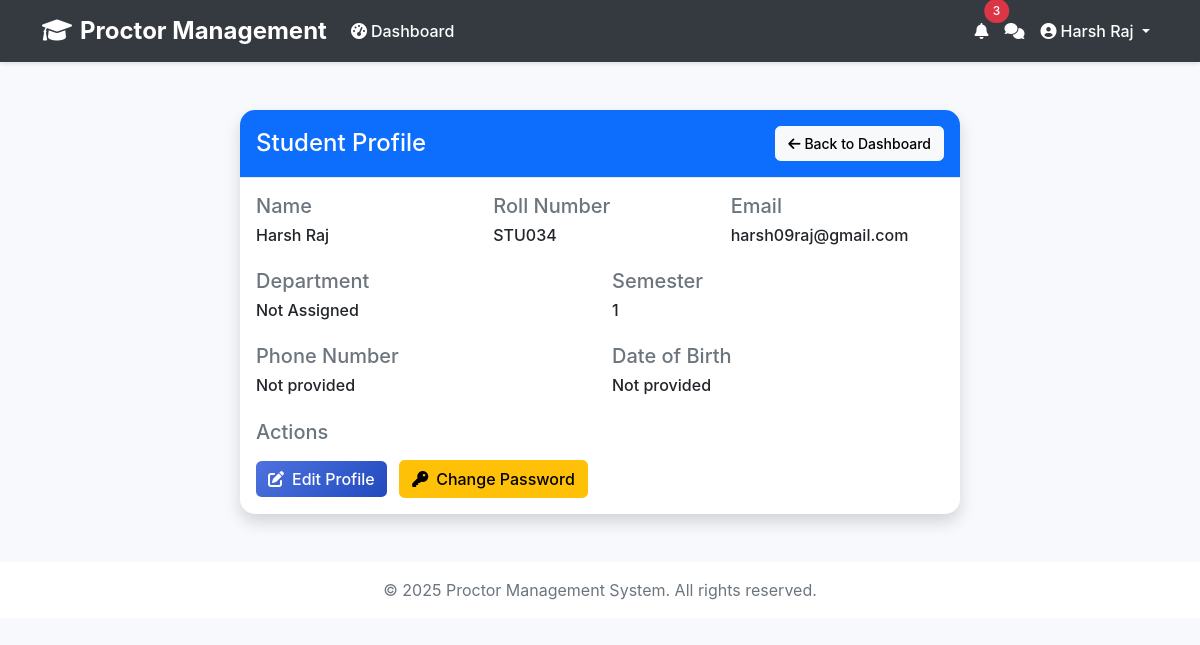
Screenshot of /student/profile/ (signed in) with the database file from the repository.
### accounts/models.py (models this page shows, shortened)
class User(AbstractUser):
    ROLE_CHOICES = (
        ('student', 'Student'),
        ('teacher', 'Teacher'),
        ('admin', 'Admin'),
    )
    role = models.CharField(max_length=10, choices=ROLE_CHOICES, default='student')
    phone_number = models.CharField(max_length=15, blank=True, null=True)
    address = models.TextField(blank=True, null=True)
    is_email_verified = models.BooleanField(default=False)
    password_reset_token = models.CharField(max_length=32, null=True, blank=True)
    password_reset_expires = models.DateTimeField(null=True, blank=True)

### student/models.py (models this page shows, shortened)
class Student(models.Model):
    user = models.OneToOneField(settings.AUTH_USER_MODEL, on_delete=models.CASCADE)
    roll_number = models.CharField(max_length=20, unique=True)
    department = models.CharField(max_length=100)
    semester = models.IntegerField()
    assigned_proctor = models.ForeignKey('proctor.Proctor', on_delete=models.SET_NULL, null=True, related_name='assigned_students')
    created_at = models.DateTimeField(auto_now_add=True, null=True, blank=True)
    updated_at = models.DateTimeField(auto_now=True)
    date_of_birth = models.DateField(null=True, blank=True)

### student/views.py (the view)
# urls.py: path('profile/', views.student_profile, name='student_profile'),
@login_required
def student_profile(request):
    if request.user.role != 'student':
        return redirect('dashboard')
    student = request.user.student
    context = {
        'student': student,
    }
    return render(request, 'student/profile.html', context)

### accounts/context_processors.py (called while the page is built)
def unread_notifications_count(request):
    if request.user.is_authenticated:
        count = Notification.objects.filter(user=request.user, is_read=False).count()
    else:
        count = 0
    return {'unread_notifications_count': count}

### student/templates/student/profile.html (shortened to what this page needs)
{% extends 'accounts/base.html' %}
{% block content %}
<div class="container py-4">
    <div class="row">
        <div class="col-md-8 mx-auto">
            <div class="card shadow">
                <div class="card-header bg-primary text-white d-flex justify-content-between align-items-center">
                    <h4 class="mb-0">Student Profile</h4>
                    <a href="{% url 'student_dashboard' %}" class="btn btn-light btn-sm">
                        <i class="fas fa-arrow-left me-1"></i>Back to Dashboard
                    </a>
                </div>
                <div class="card-body">
                    <div class="row mb-4">
                        <div class="col-md-4">
                            <h5 class="text-muted">Name</h5>
                            <p class="h6">{{ student.user.get_full_name }}</p>
                        </div>
                        <div class="col-md-4">
                            <h5 class="text-muted">Roll Number</h5>
                            <p class="h6">{{ student.roll_number }}</p>
                        </div>
                        <div class="col-md-4">
                            <h5 class="text-muted">Email</h5>
                            <p class="h6">{{ student.user.email }}</p>
                        </div>
                    </div>
                    <div class="row mb-4">
                        <div class="col-md-6">
                            <h5 class="text-muted">Department</h5>
                            <p class="h6">{{ student.department }}</p>
                        </div>
                        <div class="col-md-6">
                            <h5 class="text-muted">Semester</h5>
                            <p class="h6">{{ student.semester }}</p>
                        </div>
                    </div>
                    <div class="row mb-4">
                        <div class="col-md-6">
                            <h5 class="text-muted">Phone Number</h5>
                            <p class="h6">{{ student.user.phone_number|default:"Not provided" }}</p>
                        </div>
                        <div class="col-md-6">
                            <h5 class="text-muted">Date of Birth</h5>
                            <p class="h6">{{ student.date_of_birth|date:"M d, Y"|default:"Not provided" }}</p>
                        </div>
                    </div>
                    <div class="mt-4">
                        <h5 class="text-muted mb-3">Actions</h5>
                        <a href="{% url 'edit_profile' %}" class="btn btn-primary me-2">
                            <i class="fas fa-edit me-2"></i>Edit Profile
                        </a>
                        <a href="{% url 'change_password' %}" class="btn btn-warning">
                            <i class="fas fa-key me-2"></i>Change Password
                        </a>
                    </div>
                </div>
            </div>
        </div>
    </div>
</div>
{% endblock %}

### accounts/templates/accounts/base.html (shortened to what this page needs)
<!DOCTYPE html>
<html lang="en">
<head>
    <link href="https://cdn.jsdelivr.net/npm/bootstrap@5.1.3/dist/css/bootstrap.min.css" rel="stylesheet">
    <link href="https://cdnjs.cloudflare.com/ajax/libs/font-awesome/6.0.0/css/all.min.css" rel="stylesheet">
</head>
<body>
    <nav class="navbar navbar-expand-lg navbar-dark">
        <div class="container">
            <a class="navbar-brand" href="{% url 'home' %}">
                <i class="fas fa-graduation-cap me-2"></i>Proctor Management
            </a>
            <div class="collapse navbar-collapse" id="navbarNav">
                <ul class="navbar-nav me-auto">
                    {% if user.is_authenticated %}
                        <li class="nav-item">
                            <a class="nav-link" href="{% url 'dashboard' %}">
                                <i class="fas fa-tachometer-alt me-1"></i>Dashboard
                            </a>
                        </li>
                    {% endif %}
                </ul>
                <ul class="navbar-nav">
                    {% if user.is_authenticated %}
                        <li class="nav-item">
                            <a class="nav-link position-relative" href="{% url 'notifications' %}">
                                <i class="fas fa-bell"></i>
                                {% if unread_notifications_count > 0 %}
                                    <span class="position-absolute top-0 start-100 translate-middle badge rounded-pill bg-danger">
                                        {{ unread_notifications_count }}
                                    </span>
                                {% endif %}
                            </a>
                        </li>
                        <li class="nav-item">
                            <a class="nav-link position-relative" href="{% if user.teacher %}{% url 'teacher_chat' %}{% elif user.student %}{% url 'student_chat' %}{% endif %}">
                                <i class="fas fa-comments"></i>
                            </a>
                        </li>
                        <li class="nav-item dropdown">
                            <a class="nav-link dropdown-toggle" href="#" id="navbarDropdown" role="button" data-bs-toggle="dropdown">
                                <i class="fas fa-user-circle me-1"></i>{{ user.get_full_name }}
                            </a>
                        </li>
                    {% endif %}
                </ul>
            </div>
        </div>
    </nav>
    <div class="container py-4">
        {% block content %}
        {% endblock %}
    </div>
    <footer class="footer mt-auto py-3 bg-white">
        <div class="container text-center">
            <span class="text-muted">© 2025 Proctor Management System. All rights reserved.</span>
        </div>
    </footer>
</body>
</html>

### accounts/templates/accounts/base.html (style rules this page uses)
:root { --primary-color: #4e73df; --secondary-color: #858796; --success-color: #1cc88a; --info-color: #36b9cc; --warning-color: #f6c23e; --danger-color: #e74a3b; }
body { font-family: 'Nunito', -apple-system, BlinkMacSystemFont, "Segoe UI", Roboto, "Helvetica Neue", Arial, sans-serif; background-color: #f8f9fc; }
.navbar { background-color: #343a40; box-shadow: 0 2px 4px rgba(0,0,0,.1); }
.navbar-brand { font-weight: 700; font-size: 1.5rem; color: white !important; }
.nav-link { font-weight: 500; padding: 0.5rem 1rem; transition: all 0.3s ease; color: white !important; }
.card { border: none; border-radius: 0.35rem; box-shadow: 0 0.15rem 1.75rem 0 rgba(58, 59, 69, 0.15); }
.card-header { background-color: #f8f9fc; border-bottom: 1px solid #e3e6f0; padding: 1rem; }
.btn { border-radius: 0.35rem; padding: 0.375rem 0.75rem; font-weight: 500; transition: all 0.3s ease; }
.btn-primary { background: linear-gradient(135deg, var(--primary-color) 0%, #224abe 100%); border: none; }
.badge { padding: 0.5em 0.75em; font-weight: 500; }

### student/templates/student/profile.html (style rules this page uses)
.card { border: none; border-radius: 15px; }
.card-header { border-radius: 15px 15px 0 0 !important; }
.text-muted { color: #6c757d !important; }
.h6 { margin-bottom: 0; }

### rows the page displays
User: get_full_name "Harsh Raj"
Student: user.get_full_name "Harsh Raj", roll_number "STU034", user.email "harsh09raj@gmail.com", department "Not Assigned", semester "1", user.phone_number "Not provided", date_of_birth "Not provided"

### other values shown
{{ unread_notifications_count }} "3"
